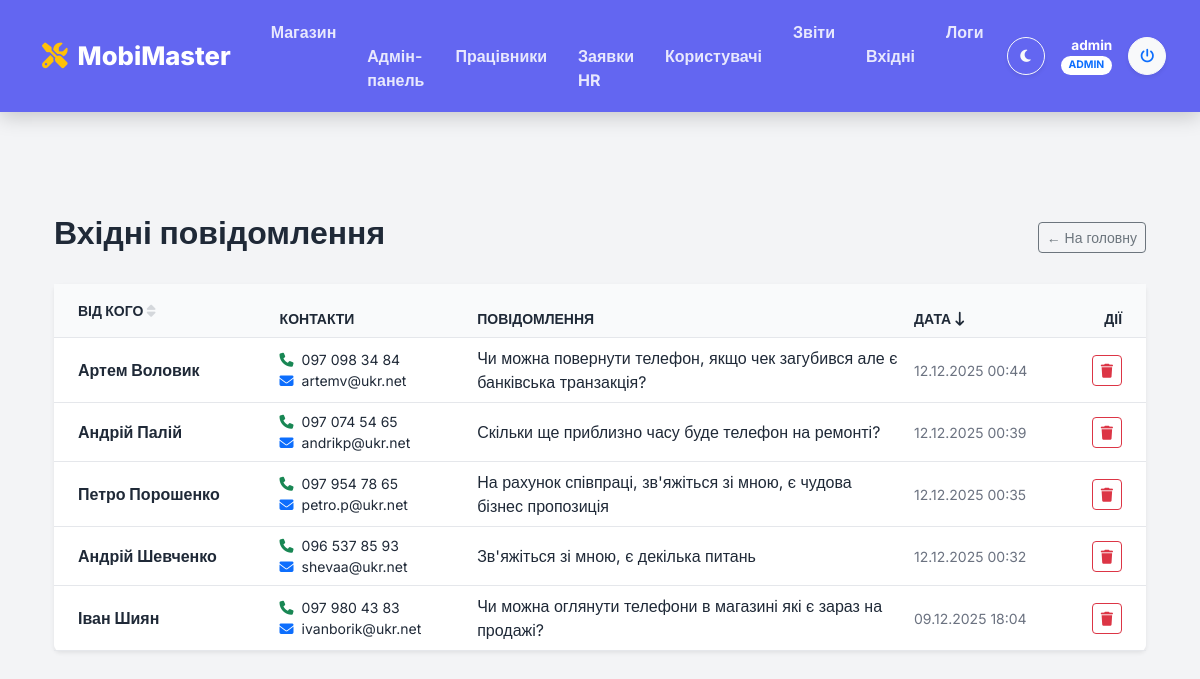
Page /admin_feedback.php (signed in) on the committed database.
### tables this page shows
CREATE TABLE `feedback` (
  `id` int(11) NOT NULL,
  `user_id` int(11) DEFAULT NULL,
  `phone` varchar(20) DEFAULT NULL,
  `email` varchar(100) DEFAULT NULL,
  `name` varchar(100) DEFAULT NULL,
  `message` text DEFAULT NULL,
  `created_at` datetime DEFAULT current_timestamp(),
  `is_read` int(11) DEFAULT 0,
  `status` varchar(20) DEFAULT 'new'
);

### admin_feedback.php (the view, shortened to what this page needs)
<?php
require_once 'db.php';
$sort = $_GET['sort'] ?? 'created_at';
$dir  = $_GET['dir'] ?? 'desc';
$sql_dir = ($dir === 'asc') ? 'ASC' : 'DESC';
try {
    $sql = "SELECT * FROM feedback ORDER BY $sort $sql_dir";
    $messages = $pdo->query($sql)->fetchAll();
} catch (PDOException $e) {
    die("<div class='alert alert-danger m-4'>Помилка SQL: " . $e->getMessage() . "</div>");
}
if (!function_exists('getArrow')) {
    function getArrow($col, $currentSort, $currentDir) {
        if ($col !== $currentSort) return ' <i class="fa-solid fa-sort text-muted opacity-25"></i>';
        return $currentDir === 'asc' ? ' <i class="fa-solid fa-arrow-up-long"></i>' : ' <i class="fa-solid fa-arrow-down-long"></i>';
    }
}
include 'header.php';
?>
<div class="container py-5">
    <div class="d-flex justify-content-between align-items-center mb-4">
        <h2 class="fw-bold text-dark"><i class="fa-solid"></i>Вхідні повідомлення</h2>
        <a href="index.php" class="btn btn-outline-secondary btn-sm">← На головну</a>
    </div>
    <div class="card border-0 shadow-sm">
        <div class="card-body p-0">
            <div class="table-responsive">
                <table class="table table-hover align-middle mb-0">
                    <thead class="bg-light text-secondary small text-uppercase">
                        <tr>
                            <th class="ps-4 py-3">
                                <a href="?sort=name&dir=<?= ($sort == 'name' && $dir == 'desc') ? 'asc' : 'desc' ?>" class="text-decoration-none text-dark fw-bold">
                                    Від кого <?= getArrow('name', $sort, $dir) ?>
                                </a>
                            </th>
                            <th>Контакти</th>
                            <th style="width: 40%;">Повідомлення</th>
                            <th>
                                <a href="?sort=created_at&dir=<?= ($sort == 'created_at' && $dir == 'desc') ? 'asc' : 'desc' ?>" class="text-decoration-none text-dark fw-bold">
                                    Дата <?= getArrow('created_at', $sort, $dir) ?>
                                </a>
                            </th>
                            <th class="text-end pe-4">Дії</th>
                        </tr>
                    </thead>
                    <tbody>
                        <?php if (count($messages) > 0): ?>
                            <?php foreach ($messages as $msg): ?>
                            <tr>
                                <td class="ps-4 fw-bold">
                                    <div class="text-dark"><?= htmlspecialchars($msg['name']) ?></div>
                                    </td>
                                <td>
                                    <?php
                                        $phone = $msg['phone'] ?? '';
                                        $email = $msg['email'] ?? '';
                                    ?>
                                    <?php if(!empty($phone)): ?>
                                        <div class="small"><i class="fa-solid fa-phone text-success me-2"></i><?= htmlspecialchars($phone) ?></div>
                                    <?php endif; ?>
                                    <?php if(!empty($email)): ?>
                                        <div class="small"><i class="fa-solid fa-envelope text-primary me-2"></i><?= htmlspecialchars($email) ?></div>
                                    <?php endif; ?>
                                </td>
                                <td>
                                    <?= nl2br(htmlspecialchars($msg['message'])) ?>
                                </td>
                                <td class="text-muted small">
                                    <?= date('d.m.Y H:i', strtotime($msg['created_at'])) ?>
                                </td>
                                <td class="text-end pe-4">
                                    <a href="?delete=<?= $msg['id'] ?>" class="btn btn-sm btn-outline-danger" onclick="return confirm('Видалити повідомлення?')">
                                        <i class="fa-solid fa-trash"></i>
                                    </a>
                                </td>
                            </tr>
                            <?php endforeach; ?>
                        <?php endif; ?>
                    </tbody>
                </table>
            </div>
        </div>
    </div>
</div>
<?php include 'footer.php'; ?>

### header.php (style rules this page uses)
:root { --bg-body: #f3f4f6; --bg-card: #ffffff; --bg-secondary: #f9fafb; --text-main: #1f2937; --text-muted: #6b7280; --border-color: #e5e7eb; --navbar-bg: #6366f1; --input-bg: #ffffff; --table-border: #e5e7eb; }
body { background-color: var(--bg-body) !important; color: var(--text-main) !important; font-family: 'Inter', sans-serif; min-height: 100vh; display: flex; flex-direction: column; transition: background-color 0.3s, color 0.3s; }
.card, body.dark-mode .bg-white { background-color: var(--bg-card) !important; color: var(--text-main) !important; border-color: var(--border-color) !important; }
.table { color: var(--text-main) !important; --bs-table-color: var(--text-main); --bs-table-bg: transparent; --bs-table-border-color: var(--table-border); }
.table thead th, body.dark-mode .bg-light { background-color: var(--bg-secondary) !important; color: var(--text-main) !important; border-color: var(--border-color) !important; }
.table tbody td { border-color: var(--border-color) !important; }
.text-dark, h1, h2, h3, h4, h5, h6 { color: var(--text-main) !important; }
.text-muted, .text-secondary { color: var(--text-muted) !important; }

### rows in the picture
feedback: name "Артем Воловик", phone "097 098 34 84", email "artemv@ukr.net", message "Чи можна повернути телефон, якщо чек загубився але є банківська транзакція?", created_at "12.12.2025 00:44"
feedback: name "Андрій Палій", phone "097 074 54 65", email "andrikp@ukr.net", message "Скільки ще приблизно часу буде телефон на ремонті?", created_at "12.12.2025 00:39"
feedback: name "Петро Порошенко", phone "097 954 78 65", email "petro.p@ukr.net", message "На рахунок співпраці, зв'яжіться зі мною, є чудова бізнес пропозиція", created_at "12.12.2025 00:35"
feedback: name "Андрій Шевченко", phone "096 537 85 93", email "shevaa@ukr.net", message "Зв'яжіться зі мною, є декілька питань", created_at "12.12.2025 00:32"
feedback: name "Іван Шиян", phone "097 980 43 83", email "ivanborik@ukr.net", message "Чи можна оглянути телефони в магазині які є зараз на продажі?", created_at "09.12.2025 18:04"

### other values in the picture
$_SESSION['full_name'] "admin"
